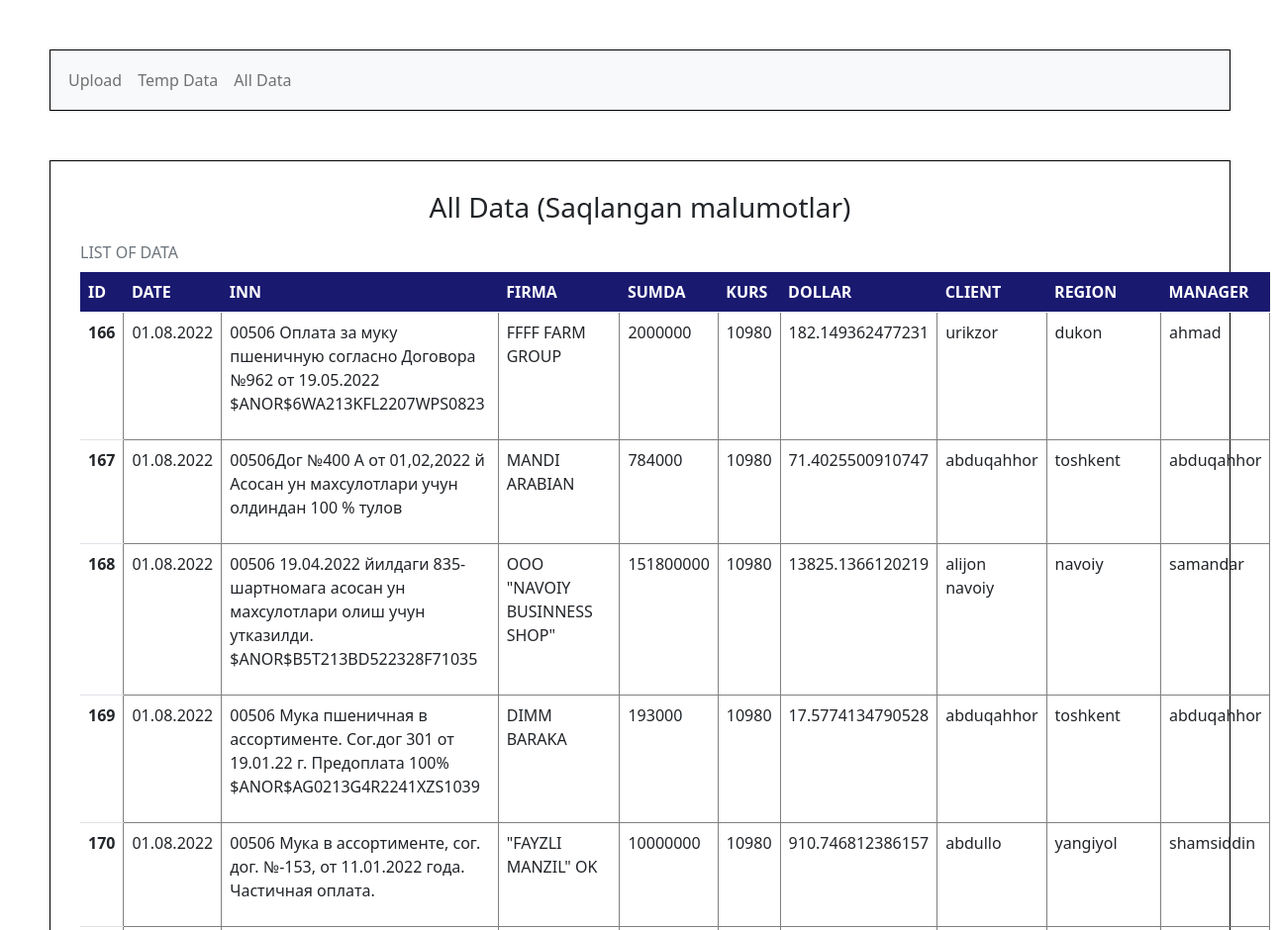
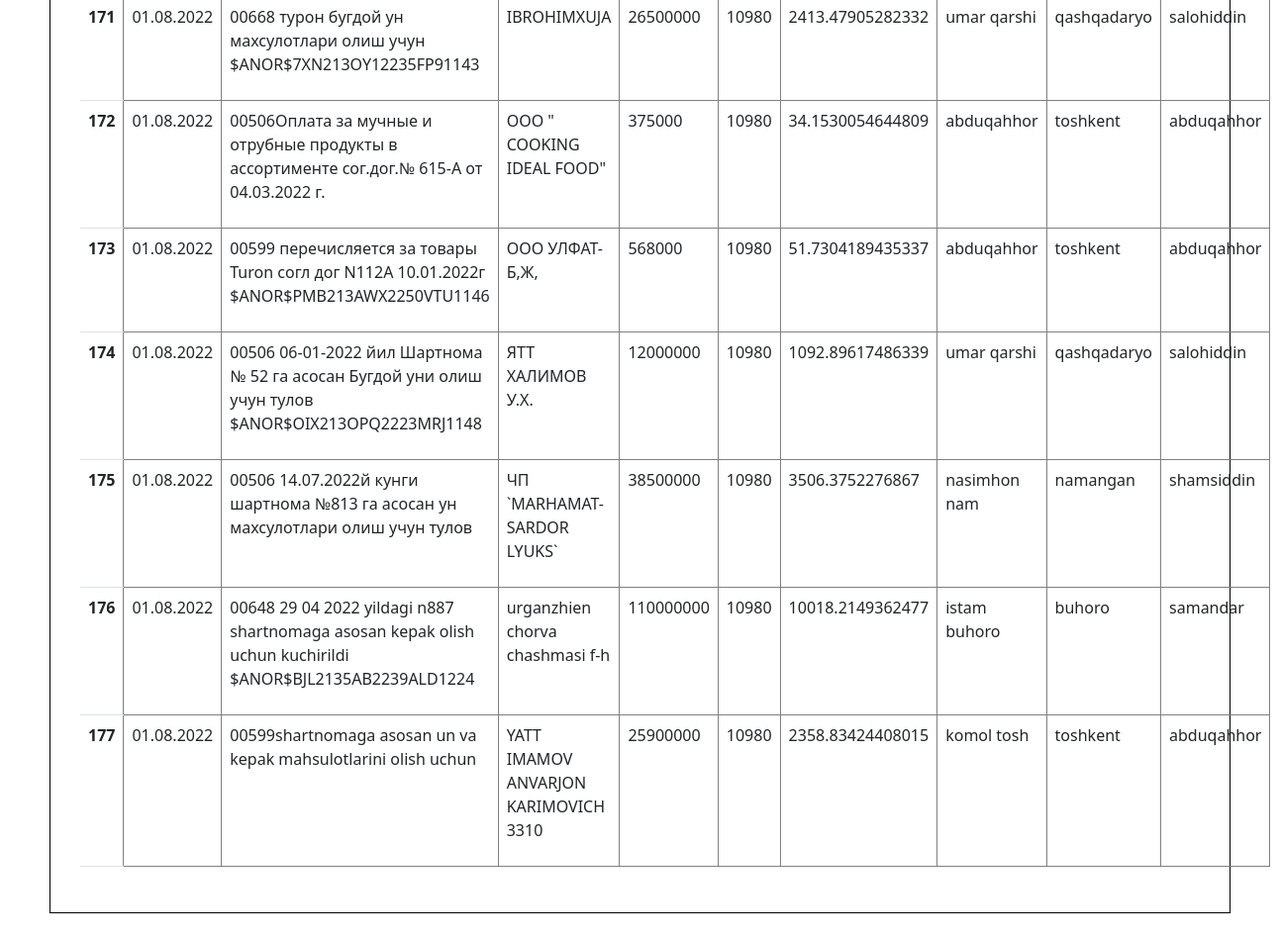
/all-data/, run on the app's committed database (2 pictures, top to bottom).
### home/models.py (models this page shows, shortened)
class AllData(models.Model):
    ID = models.AutoField(primary_key=True)
    DATE = models.CharField(max_length=601, blank=True)
    INN = models.CharField(max_length=600)
    FIRMA = models.CharField(max_length=600)
    SUMDA = models.CharField(max_length=600, blank=True)
    KURS = models.CharField(max_length=600, blank=True)
    DOLLAR = models.CharField(max_length=600, blank=True)
    CLIENT = models.CharField(max_length=600, blank=True)
    REGION = models.CharField(max_length=600, blank=True)
    MANAGER = models.CharField(max_length=600, blank=True)
    class Meta:
        verbose_name = 'All Data'
        verbose_name_plural = 'All Data'

### home/views.py (the view)
# urls.py: path('all-data/', views.all_data, name='all-data'),
def all_data(request):
    alldata = AllData.objects.all()
    context = {
        'alldata': alldata,
    }
    return render(request, 'all_data.html', context)

### template/all_data.html (shortened to what this page needs)
<!DOCTYPE html>
<html lang="en">
<head>
    <link href="https://cdn.jsdelivr.net/npm/bootstrap@5.0.2/dist/css/bootstrap.min.css" rel="stylesheet"
>
</head>
<body>
{% block header %}{% include 'header.html' %}{% endblock %}
{% if alldata %}
    <div class="mytable">
        <table class="table caption-top">
            <h3 style="text-align: center">All Data (Saqlangan malumotlar)</h3>
            <caption>LIST OF DATA</caption>
            <thead>
            <tr>
                <th scope="col">ID</th>
                <th scope="col">DATE</th>
                <th scope="col">INN</th>
                <th scope="col">FIRMA</th>
                <th scope="col">SUMDA</th>
                <th scope="col">KURS</th>
                <th scope="col">DOLLAR</th>
                <th scope="col">CLIENT</th>
                <th scope="col">REGION</th>
                <th scope="col">MANAGER</th>
            </tr>
            </thead>
            <tbody>
            {% for rs in alldata %}
                <tr>
                    <th scope="row">{{ rs.ID }}</th>
                    <td>{{ rs.DATE }}</td>
                    <td>{{ rs.INN|linebreaks|truncatewords:100 }}</td>
                    <td>{{ rs.FIRMA|linebreaks|truncatewords:30 }}</td>
                    <td>{{ rs.SUMDA }}</td>
                    <td>{{ rs.KURS }}</td>
                    <td>{{ rs.DOLLAR }}</td>
                    <td>{{ rs.CLIENT }}</td>
                    <td>{{ rs.REGION }}</td>
                    <td>{{ rs.MANAGER }}</td>
                </tr>
            {% endfor %}
            </tbody>
        </table>
    </div>
{% else %}
    <div class="mytable">
        <h3 style="text-align: center;">Table da malumotlar mavjud emas</h3>
    </div>
{% endif %}
</body>
</html>

### template/header.html (shortened to what this page needs)
<nav class="navbar navbar-expand-lg navbar-light bg-light">
    <div class="collapse navbar-collapse" id="navbarTogglerDemo02">
        <ul class="navbar-nav mr-auto mt-2 mt-lg-0">
            <li class="nav-item">
                <a class="nav-link" href="{% url 'upload' %}">Upload</a>
            </li>
            <li class="nav-item">
                <a class="nav-link" href="{% url 'temp-data' %}">Temp Data</a>
            </li>
            <li class="nav-item">
                <a class="nav-link" href="{% url 'all-data' %}">All Data</a>
            </li>
        </ul>
    </div>
</nav>

### template/all_data.html (style rules this page uses)
.mytable { margin: 50px; padding: 30px; border: 1px solid black; }
thead { background-color: midnightblue; color: white; }
td { border: 1px solid grey; }

### template/header.html (style rules this page uses)
.navbar { margin: 50px; padding: 10px; border: 1px solid black; color: white; }

### data on the page
AllData: ID "166", DATE "01.08.2022", INN "00506 Оплата за муку пшеничную согласно Договора №962 от 19.05.2022 $ANOR$6WA213KFL2207WPS0823", FIRMA "FFFF FARM GROUP", SUMDA "2000000", KURS "10980", DOLLAR "182.149362477231", CLIENT "urikzor", REGION "dukon", MANAGER "ahmad"
AllData: ID "167", DATE "01.08.2022", INN "00506Дог №400 А от 01,02,2022 й Асосан ун махсулотлари учун олдиндан 100 % тулов", FIRMA "MANDI ARABIAN", SUMDA "784000", KURS "10980", DOLLAR "71.4025500910747", CLIENT "abduqahhor", REGION "toshkent", MANAGER "abduqahhor"
AllData: ID "168", DATE "01.08.2022", INN "00506 19.04.2022 йилдаги 835- шартномага асосан ун махсулотлари олиш учун утказилди. $ANOR$B5T213BD522328F71035", FIRMA "ООО \"NAVOIY BUSINNESS SHOP\"", SUMDA "151800000", KURS "10980", DOLLAR "13825.1366120219", CLIENT "alijon navoiy", REGION "navoiy", MANAGER "samandar"
AllData: ID "169", DATE "01.08.2022", INN "00506 Мука пшеничная в ассортименте. Сог.дог 301 от 19.01.22 г. Предоплата 100% $ANOR$AG0213G4R2241XZS1039", FIRMA "DIMM BARAKA", SUMDA "193000", KURS "10980", DOLLAR "17.5774134790528", CLIENT "abduqahhor", REGION "toshkent", MANAGER "abduqahhor"
AllData: ID "170", DATE "01.08.2022", INN "00506 Мука в ассортименте, сог. дог. №-153, от 11.01.2022 года. Частичная оплата.", FIRMA "\"FAYZLI MANZIL\" OK", SUMDA "10000000", KURS "10980", DOLLAR "910.746812386157", CLIENT "abdullo", REGION "yangiyol", MANAGER "shamsiddin"
AllData: ID "171", DATE "01.08.2022", INN "00668 турон бугдой ун махсулотлари олиш учун $ANOR$7XN213OY12235FP91143", FIRMA "IBROHIMXUJA", SUMDA "26500000", KURS "10980", DOLLAR "2413.47905282332", CLIENT "umar qarshi", REGION "qashqadaryo", MANAGER "salohiddin"
AllData: ID "172", DATE "01.08.2022", INN "00506Оплата за мучные и отрубные продукты в ассортименте сог.дог.№ 615-А от 04.03.2022 г.", FIRMA "OOO \" COOKING IDEAL FOOD\"", SUMDA "375000", KURS "10980", DOLLAR "34.1530054644809", CLIENT "abduqahhor", REGION "toshkent", MANAGER "abduqahhor"
AllData: ID "173", DATE "01.08.2022", INN "00599 перечисляется за товары Turon согл дог N112А 10.01.2022г $ANOR$PMB213AWX2250VTU1146", FIRMA "ООО УЛФАТ-Б,Ж,", SUMDA "568000", KURS "10980", DOLLAR "51.7304189435337", CLIENT "abduqahhor", REGION "toshkent", MANAGER "abduqahhor"
AllData: ID "174", DATE "01.08.2022", INN "00506 06-01-2022 йил Шартнома № 52 га асосан Бугдой уни олиш учун тулов $ANOR$OIX213OPQ2223MRJ1148", FIRMA "ЯТТ ХАЛИМОВ У.Х.", SUMDA "12000000", KURS "10980", DOLLAR "1092.89617486339", CLIENT "umar qarshi", REGION "qashqadaryo", MANAGER "salohiddin"
AllData: ID "175", DATE "01.08.2022", INN "00506 14.07.2022й кунги шартнома №813 га асосан ун махсулотлари олиш учун тулов", FIRMA "ЧП `MARHAMAT-SARDOR LYUKS`", SUMDA "38500000", KURS "10980", DOLLAR "3506.3752276867", CLIENT "nasimhon nam", REGION "namangan", MANAGER "shamsiddin"
AllData: ID "176", DATE "01.08.2022", INN "00648 29 04 2022 yildagi n887 shartnomaga asosan kepak olish uchun kuchirildi $ANOR$BJL2135AB2239ALD1224", FIRMA "urganzhien chorva chashmasi f-h", SUMDA "110000000", KURS "10980", DOLLAR "10018.2149362477", CLIENT "istam buhoro", REGION "buhoro", MANAGER "samandar"
AllData: ID "177", DATE "01.08.2022", INN "00599shartnomaga asosan un va kepak mahsulotlarini olish uchun", FIRMA "YATT IMAMOV ANVARJON KARIMOVICH 3310", SUMDA "25900000", KURS "10980", DOLLAR "2358.83424408015", CLIENT "komol tosh", REGION "toshkent", MANAGER "abduqahhor"
